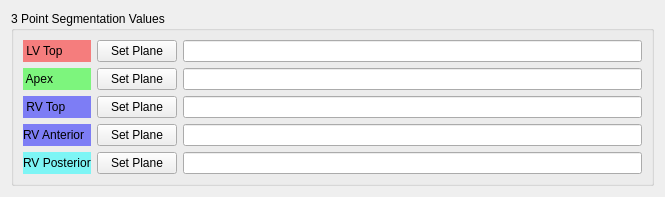
<?xml version="1.0" encoding="UTF-8"?>
<ui version="4.0">
 <class>Seg3Point</class>
 <widget class="QWidget" name="Seg3Point">
  <property name="geometry">
   <rect>
    <x>0</x>
    <y>0</y>
    <width>665</width>
    <height>190</height>
   </rect>
  </property>
  <property name="windowTitle">
   <string>Form</string>
  </property>
  <layout class="QGridLayout" name="gridLayout">
   <item row="0" column="0">
    <widget class="QGroupBox" name="ptBox">
     <property name="styleSheet">
      <string notr="true"/>
     </property>
     <property name="title">
      <string>3 Point Segmentation Values</string>
     </property>
     <layout class="QGridLayout" name="gridLayout_2">
      <item row="3" column="1">
       <widget class="QPushButton" name="rvAPlaneButton">
        <property name="text">
         <string>Set Plane</string>
        </property>
       </widget>
      </item>
      <item row="3" column="0">
       <widget class="QLabel" name="label_4">
        <property name="styleSheet">
         <string notr="true">background-color:rgb(0,0,255,120);</string>
        </property>
        <property name="text">
         <string>RV Anterior</string>
        </property>
       </widget>
      </item>
      <item row="1" column="0">
       <widget class="QLabel" name="label_2">
        <property name="styleSheet">
         <string notr="true">background-color:rgb(0,255,0,120);</string>
        </property>
        <property name="text">
         <string> Apex</string>
        </property>
       </widget>
      </item>
      <item row="2" column="0">
       <widget class="QLabel" name="label_3">
        <property name="styleSheet">
         <string notr="true">background-color:rgb(0,0,255,120);</string>
        </property>
        <property name="text">
         <string> RV Top </string>
        </property>
       </widget>
      </item>
      <item row="0" column="1">
       <widget class="QPushButton" name="lvPlaneButton">
        <property name="text">
         <string>Set Plane</string>
        </property>
       </widget>
      </item>
      <item row="1" column="1">
       <widget class="QPushButton" name="apexPlaneButton">
        <property name="text">
         <string>Set Plane</string>
        </property>
       </widget>
      </item>
      <item row="2" column="1">
       <widget class="QPushButton" name="rvPlaneButton">
        <property name="text">
         <string>Set Plane</string>
        </property>
       </widget>
      </item>
      <item row="0" column="0">
       <widget class="QLabel" name="label">
        <property name="styleSheet">
         <string notr="true">background-color: rgb(255,0,0,120);</string>
        </property>
        <property name="text">
         <string> LV Top</string>
        </property>
       </widget>
      </item>
      <item row="0" column="2">
       <widget class="QLineEdit" name="lvEdit">
        <property name="readOnly">
         <bool>true</bool>
        </property>
       </widget>
      </item>
      <item row="1" column="2">
       <widget class="QLineEdit" name="apexEdit">
        <property name="readOnly">
         <bool>true</bool>
        </property>
       </widget>
      </item>
      <item row="2" column="2">
       <widget class="QLineEdit" name="rvEdit">
        <property name="readOnly">
         <bool>true</bool>
        </property>
       </widget>
      </item>
      <item row="4" column="1">
       <widget class="QPushButton" name="rvPPlaneButton">
        <property name="text">
         <string>Set Plane</string>
        </property>
       </widget>
      </item>
      <item row="3" column="2">
       <widget class="QLineEdit" name="rvAEdit">
        <property name="readOnly">
         <bool>true</bool>
        </property>
       </widget>
      </item>
      <item row="4" column="2">
       <widget class="QLineEdit" name="rvPEdit">
        <property name="readOnly">
         <bool>true</bool>
        </property>
       </widget>
      </item>
      <item row="4" column="0">
       <widget class="QLabel" name="label_5">
        <property name="styleSheet">
         <string notr="true">background-color:rgb(0,255,255,120);</string>
        </property>
        <property name="text">
         <string>RV Posterior</string>
        </property>
       </widget>
      </item>
     </layout>
    </widget>
   </item>
  </layout>
 </widget>
 <resources/>
 <connections/>
</ui>
